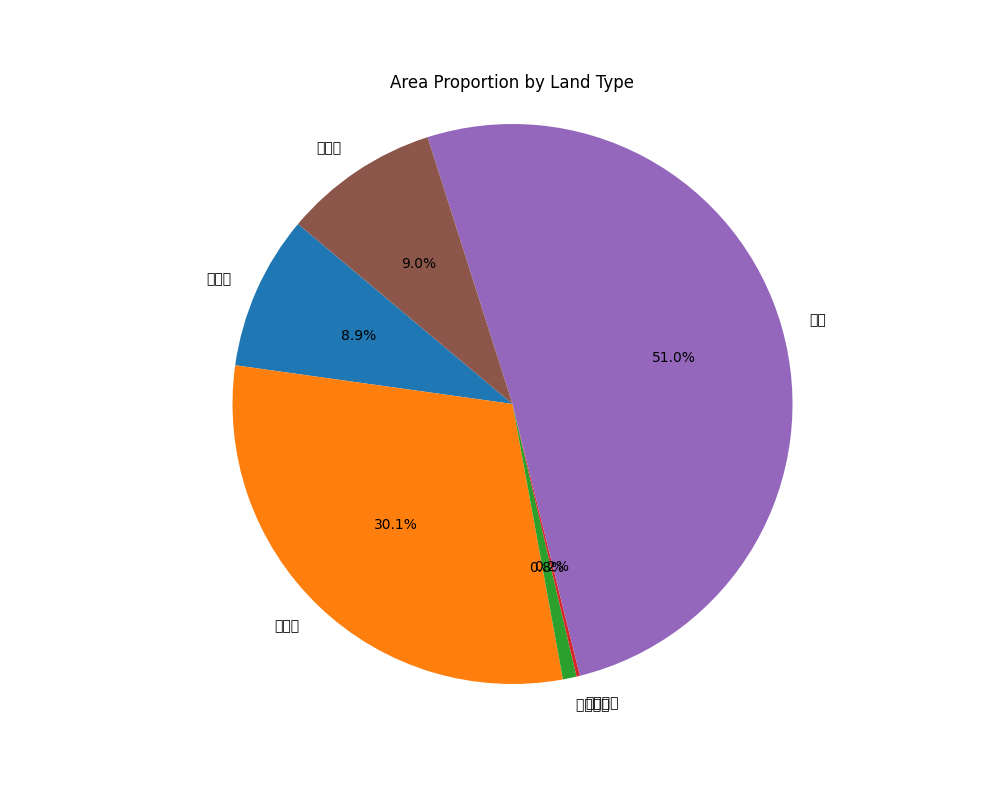

Here is the Python script that generated this plot:
import pandas as pd
import matplotlib.pyplot as plt

# 读取Excel文件
file_path = 'mathmodel/C题/附件1.xlsx'  # 请替换为实际文件路径
df = pd.read_excel(file_path)

# 假设我们要根据'地块类型'来展示每种类型的面积占比
# 首先，我们需要对数据按'地块类型'进行分组并计算总面积
area_summary = df.groupby('地块类型')['地块面积/亩'].sum()

# 绘制饼图
plt.figure(figsize=(10, 8))
plt.pie(area_summary, labels=area_summary.index, autopct='%1.1f%%', startangle=140)
plt.title('Area Proportion by Land Type')
plt.axis('equal')  # Equal aspect ratio ensures that pie is drawn as a circle.

# 显示图表
plt.savefig("mathmodel/bingtu.png")